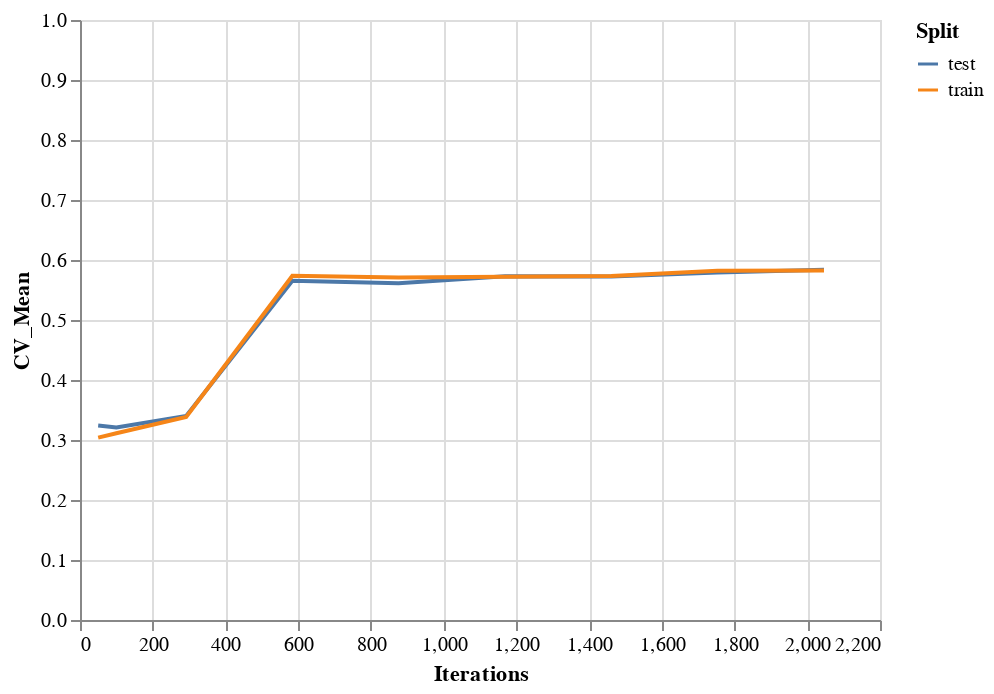

The code cell stored with this chart in its notebook:
### Markdown cell above
## Plot

### Code cell
alt.Chart(get_learning_curve_dfs(df_dict)).mark_line().encode(
    x='Iterations:Q',
    y=alt.Y('CV_Mean:Q', scale=alt.Scale(domain=[0.0, 1.0])),
    color='Split:N'
)

### Figure 1 — Vega-Lite specification as saved in the notebook (floating-point values rounded to 4 significant figures)
{"$schema": "https://vega.github.io/schema/vega-lite/v2.6.0.json", "config": {"background": "white", "view": {"height": 300, "width": 400}}, "data": {"name": "data-0ef653253927c2c2996df92c9e022fd4"}, "datasets": {"data-0ef653253927c2c2996df92c9e022fd4": [{"CV_1": 0.3169, "CV_2": 0.3234, "CV_3": 0.3231, "CV_4": 0.3275, "CV_5": 0.3293, "CV_Mean": 0.324, "Iterations": 50, "Split": "test"}, {"CV_1": 0.3169, "CV_2": 0.316, "CV_3": 0.3264, "CV_4": 0.3291, "CV_5": 0.3165, "CV_Mean": 0.321, "Iterations": 100, "Split": "test"}, {"CV_1": 0.3145, "CV_2": 0.3337, "CV_3": 0.3497, "CV_4": 0.3553, "CV_5": 0.3478, "CV_Mean": 0.3402, "Iterations": 292, "Split": "test"}, {"CV_1": 0.5801, "CV_2": 0.5224, "CV_3": 0.5633, "CV_4": 0.5962, "CV_5": 0.5644, "CV_Mean": 0.5653, "Iterations": 584, "Split": "test"}, {"CV_1": 0.5799, "CV_2": 0.5465, "CV_3": 0.5584, "CV_4": 0.5691, "CV_5": 0.5528, "CV_Mean": 0.5614, "Iterations": 876, "Split": "test"}, {"CV_1": 0.5753, "CV_2": 0.5551, "CV_3": 0.5685, "CV_4": 0.5995, "CV_5": 0.5669, "CV_Mean": 0.5731, "Iterations": 1169, "Split": "test"}, {"CV_1": 0.5727, "CV_2": 0.5533, "CV_3": 0.5539, "CV_4": 0.5981, "CV_5": 0.5844, "CV_Mean": 0.5725, "Iterations": 1461, "Split": "test"}, {"CV_1": 0.5887, "CV_2": 0.5588, "CV_3": 0.557, "CV_4": 0.5964, "CV_5": 0.5954, "CV_Mean": 0.5793, "Iterations": 1753, "Split": "test"}, {"CV_1": 0.6181, "CV_2": 0.5768, "CV_3": 0.5892, "CV_4": 0.578, "CV_5": 0.5558, "CV_Mean": 0.5836, "Iterations": 2046, "Split": "test"}, {"CV_1": 0.3077, "CV_2": 0.303, "CV_3": 0.303, "CV_4": 0.303, "CV_5": 0.303, "CV_Mean": 0.304, "Iterations": 50, "Split": "train"}, {"CV_1": 0.3143, "CV_2": 0.3103, "CV_3": 0.3103, "CV_4": 0.3103, "CV_5": 0.3103, "CV_Mean": 0.3111, "Iterations": 100, "Split": "train"}, {"CV_1": 0.3223, "CV_2": 0.3425, "CV_3": 0.3425, "CV_4": 0.3425, "CV_5": 0.3425, "CV_Mean": 0.3385, "Iterations": 292, "Split": "train"}, {"CV_1": 0.587, "CV_2": 0.5316, "CV_3": 0.5834, "CV_4": 0.5834, "CV_5": 0.5834, "CV_Mean": 0.5737, "Iterations": 584, "Split": "train"}, {"CV_1": 0.591, "CV_2": 0.5704, "CV_3": 0.5646, "CV_4": 0.5646, "CV_5": 0.5646, "CV_Mean": 0.571, "Iterations": 876, "Split": "train"}, {"CV_1": 0.5584, "CV_2": 0.563, "CV_3": 0.5735, "CV_4": 0.5823, "CV_5": 0.5823, "CV_Mean": 0.5719, "Iterations": 1169, "Split": "train"}, {"CV_1": 0.5629, "CV_2": 0.5642, "CV_3": 0.5755, "CV_4": 0.5821, "CV_5": 0.5821, "CV_Mean": 0.5733, "Iterations": 1461, "Split": "train"}, {"CV_1": 0.5912, "CV_2": 0.5704, "CV_3": 0.5732, "CV_4": 0.5649, "CV_5": 0.6113, "CV_Mean": 0.5822, "Iterations": 1753, "Split": "train"}, {"CV_1": 0.6134, "CV_2": 0.5771, "CV_3": 0.5935, "CV_4": 0.5622, "CV_5": 0.5659, "CV_Mean": 0.5824, "Iterations": 2046, "Split": "train"}]}, "encoding": {"color": {"field": "Split", "type": "nominal"}, "x": {"field": "Iterations", "type": "quantitative"}, "y": {"field": "CV_Mean", "scale": {"domain": [0, 1]}, "type": "quantitative"}}, "mark": "line"}
